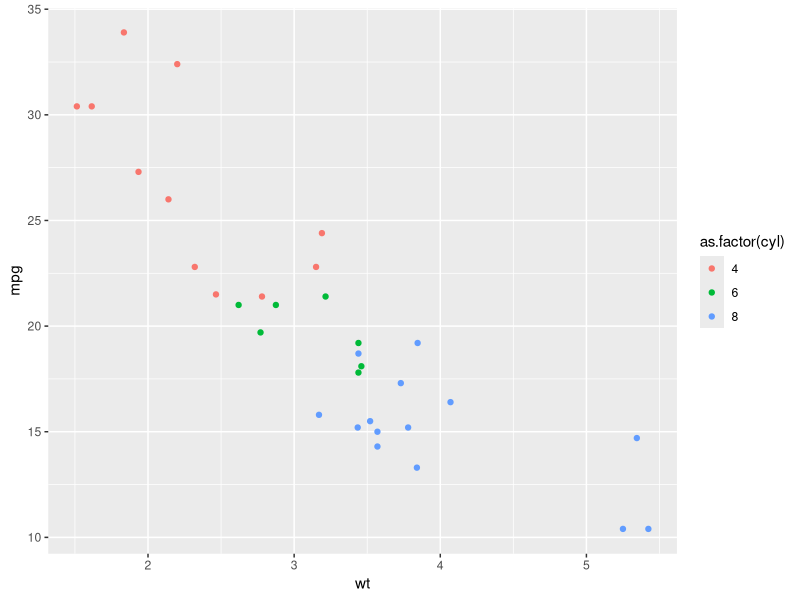

Here is the R script that generated this plot:
## ---- chunk 1
#| label: fig-example 
#| echo: false
#| message: false
#| fig-cap: "An example figure"
library(tidyverse)

g <- mtcars %>% 
  ggplot(aes(x = wt, y = mpg, colour = as.factor(cyl))) + 
  geom_point()
print(g)
